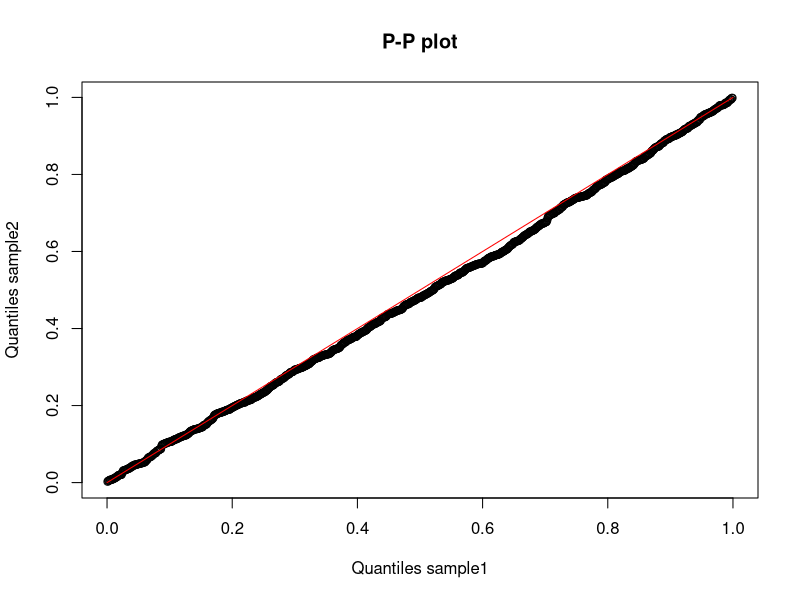

R code for this plot:



s1 = rnorm(1000, mean = 0, sd = 1)
s2 = rnorm(10000, mean = 0, sd = 1)
#s1 = rgamma(1000, shape = 7.5, scale = 1)
#s2 = rgamma(1000, shape = 7.5, scale = 1)



pp_plot_fct = function(sample1, sample2, pdf_save = FALSE, file_name = "",
                       xlab = "Quantiles sample1", ylab = "Quantiles sample2",
                       main = "P-P plot", lwd = 1){

  quantile_grid = seq(0.001, 0.999, 0.001)

  ecdf_sample1  = ecdf(sample1)
  ecdf_sample2  = ecdf(sample2)
  quant_sample1 = quantile(ecdf_sample1,  probs = quantile_grid, names = F)
  
  if (pdf_save) {
    pdf(paste(file_name, "pp_plot_tmp.pdf")) 
    plot(quantile_grid, ecdf_sample2(quant_sample1), 
         xlim = c(0,1), ylim = c(0,1),
         xlab = xlab, ylab = ylab,
         main = main)
    lines(c(0,1), c(0,1), col = "red", lwd = lwd)
    dev.off()
  } else {
    plot(quantile_grid, ecdf_sample2(quant_sample1), 
         xlim = c(0,1), ylim = c(0,1),
         xlab = xlab, ylab = ylab,
         main = main)
    lines(c(0,1), c(0,1), col = "red", lwd = lwd)
  }
}

# pdf is stored in your current qorking directory
pp_plot_fct(s1, s2)


  

